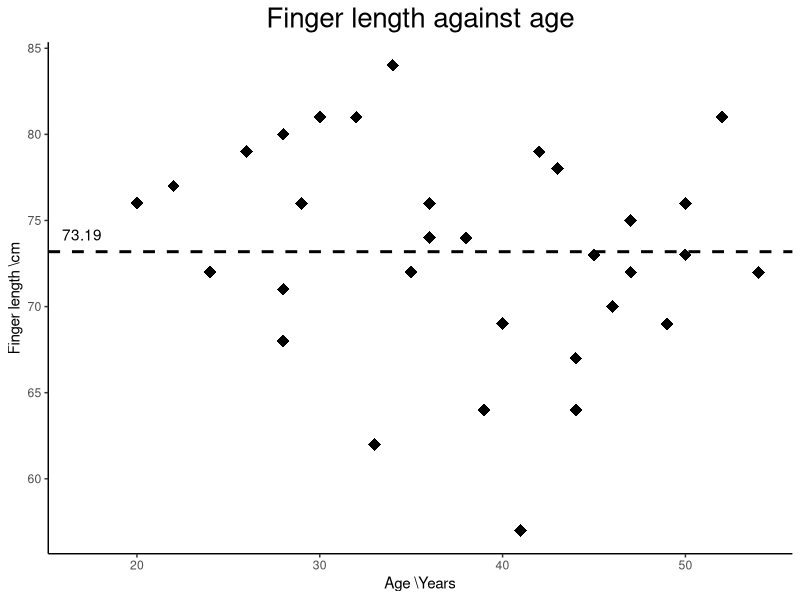
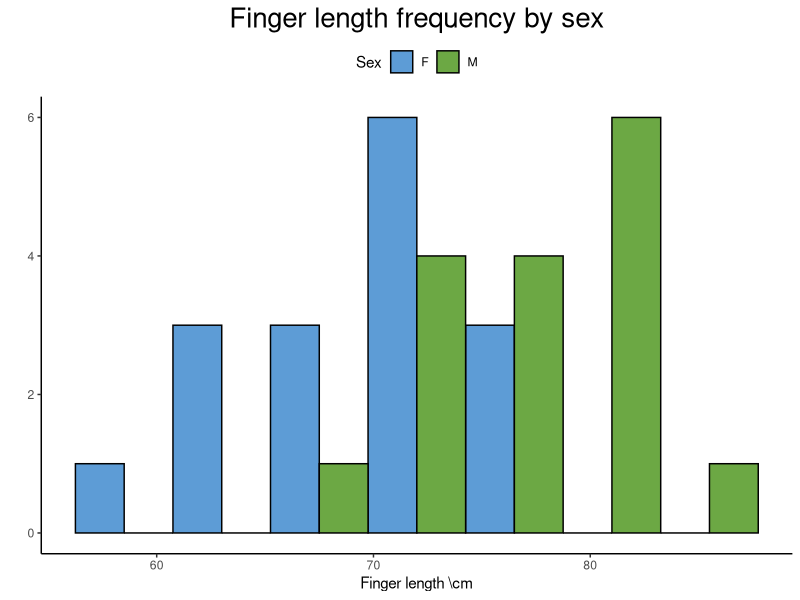
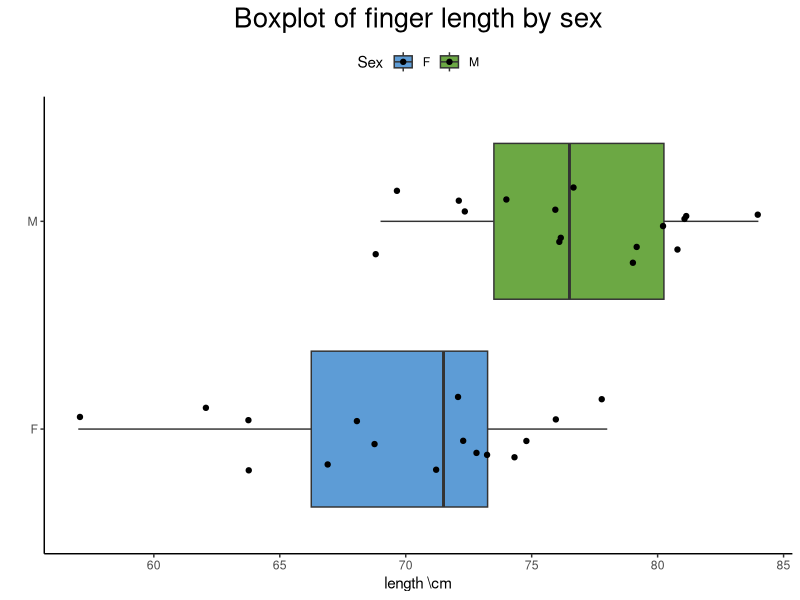

The R source for these figures, in order:
## ---- chunk 1
library(RColorBrewer)
library(ggplot2)
library(dplyr)
library(readr)
library(knitr)
library(kableExtra)

df <- read_csv("ringData.csv")

smry<-
  df %>%
  group_by(Sex) %>%
  summarise(obs=n(), mean_length = round(mean(Length),2), s.dev=round(sd(Length),2), var=round(var(Length),2) )

correlation <- cor(df$Age,df$Length)

num_men<-df %>% filter(Sex=="M")  %>% summarise(n())
num_women<-df %>% filter(Sex=="F")  %>% summarise(n())

colors<-c("#5d9cd6","#6ca844")

bp<-ggplot(data=df, aes(x=Sex, y=Length, fill=Sex))

scat<-ggplot(data=df,aes(y=Length, x=Age))  


## ---- chunk 2
scat+geom_point(size=4, shape=18) + theme_classic()+
  #stat_smooth(method = "lm", se=FALSE)+
  #facet_grid(Sex ~ .)
  #geom_smooth(method="lm", se=FALSE, color="black", linetype="dashed")+
  geom_hline(yintercept = mean(df$Length), linetype="dashed", size=1)+
  scale_color_manual(values=colors)+
  theme_classic()+
  theme(axis.title.y = element_text(),   legend.position = "top", plot.title=element_text(hjust=0.5, size=20))+
  labs(x="Age \\Years", y="Finger length \\cm", title = "Finger length against age")+
  annotate(geom = "text", x = 17, y =  mean(df$Length)+1, label = round(mean(df$Length),2))
## ---- chunk 3
kable(smry) %>%
 kable_styling(position = "center")

## ---- chunk 4
hist<-ggplot(data=df,aes(x=Length, fill=Sex))

hist + geom_histogram(bins =7, color="black", position="dodge")+
  labs(x="Finger length \\cm", y="", title = "Finger length frequency by sex")+
  scale_fill_manual(values=colors)+
  theme_classic()+
  theme(legend.position = "top", plot.title=element_text(hjust=0.5, size=20))

bp<-ggplot(data=df,aes(x=Sex,y=Length, fill=Sex))  

bp+geom_boxplot()+
  geom_jitter(width=0.2)+
  scale_fill_manual(values=colors)+
  theme_classic()+
  theme(legend.position = "top", plot.title=element_text(hjust=0.5, size=20))+
  coord_flip()+
  labs(y="length \\cm", x=" ", title="Boxplot of finger length by sex")
## ---- chunk 5
t.test(Length~Sex, data = df, var.equal=TRUE, mu=0)
